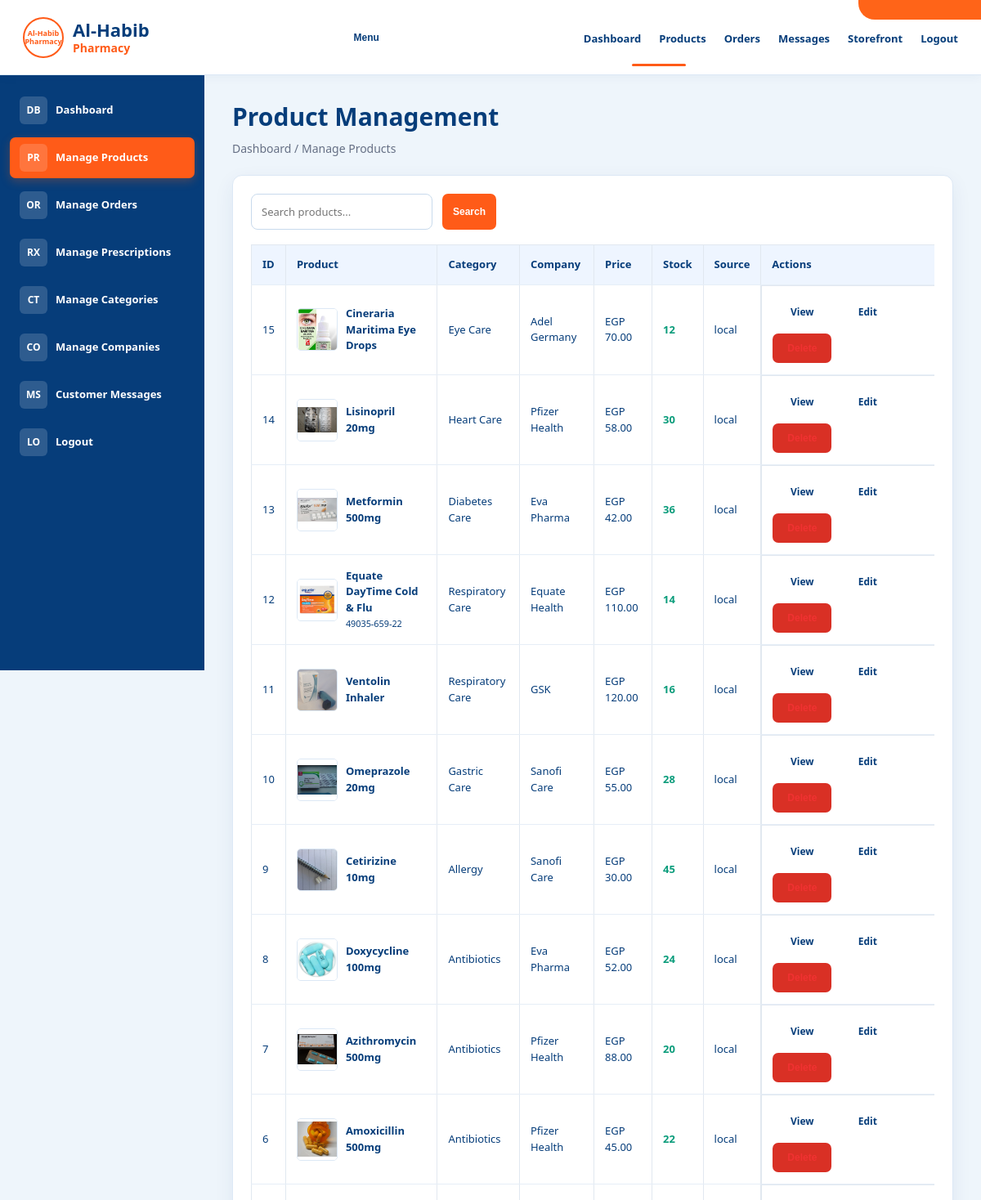
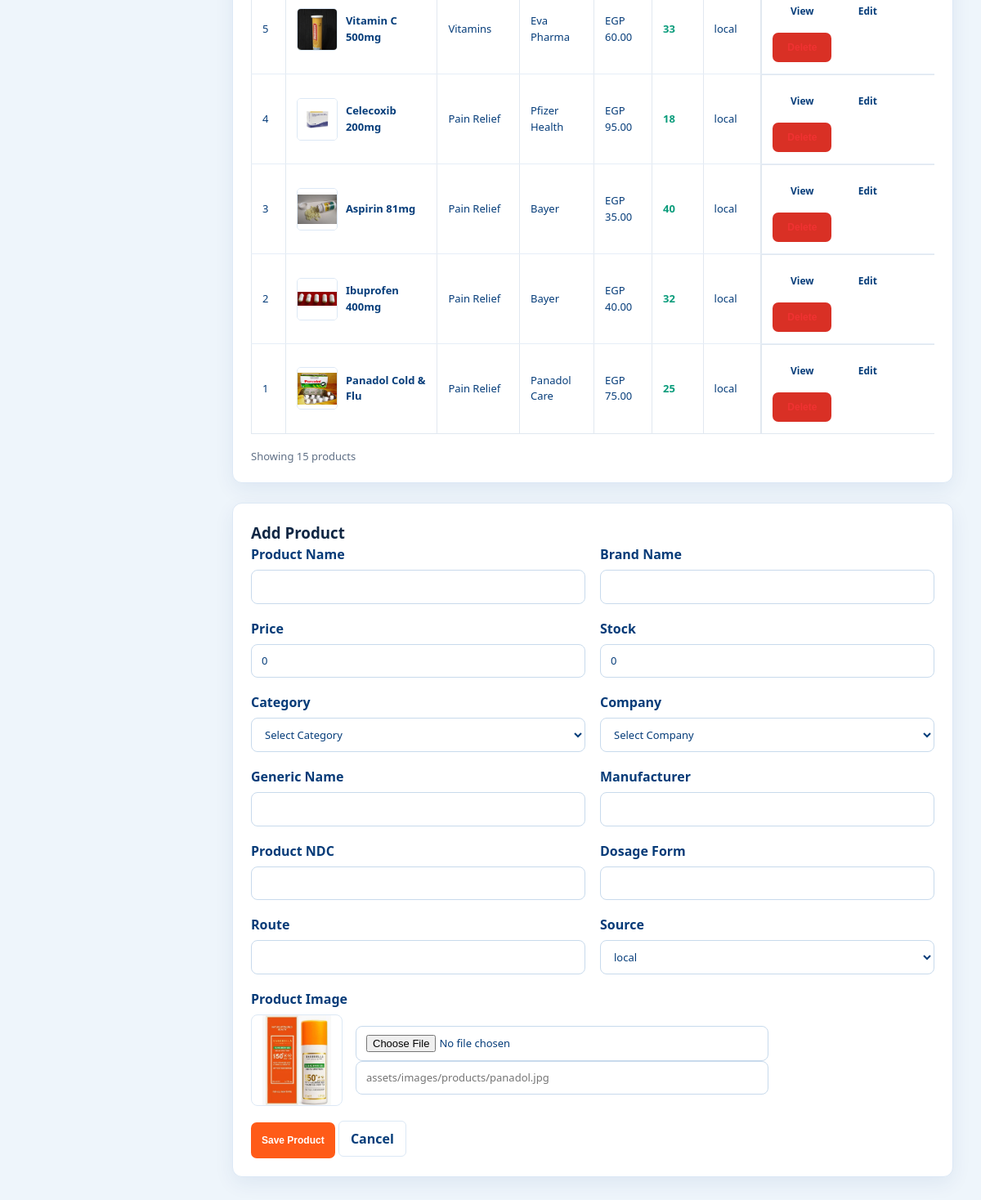
The app's page /views/fe/admin-products.php (signed in) with its own data (2 pictures, top to bottom).
### tables this page shows
CREATE TABLE products (
    product_id INT AUTO_INCREMENT PRIMARY KEY,
    name VARCHAR(100) NOT NULL,
    price DOUBLE NOT NULL,
    stock INT NOT NULL,
    category_id INT,
    company_id INT,
    generic_name VARCHAR(150) NULL,
    brand_name VARCHAR(150) NULL,
    manufacturer_name VARCHAR(150) NULL,
    product_ndc VARCHAR(50) NULL,
    dosage_form VARCHAR(100) NULL,
    route VARCHAR(100) NULL,
    image_url VARCHAR(255) NULL,
    source VARCHAR(50) DEFAULT 'local',
    is_active TINYINT(1) DEFAULT 1,
    FOREIGN KEY (category_id) REFERENCES categories(category_id)
        ON DELETE SET NULL
        ON UPDATE CASCADE,
    FOREIGN KEY (company_id) REFERENCES companies(company_id)
        ON DELETE SET NULL
        ON UPDATE CASCADE
);

CREATE TABLE categories (
    category_id INT AUTO_INCREMENT PRIMARY KEY,
    name VARCHAR(100) NOT NULL
);

CREATE TABLE companies (
    company_id INT AUTO_INCREMENT PRIMARY KEY,
    name VARCHAR(100) NOT NULL
);

### controllers/ProductController.php (called while the page is built, shortened)
<?php
require_once __DIR__ . "/../models/Product.php";
class ProductController
{
    private $productModel;
    public function __construct($db)
    {
        $this->productModel = new Product($db);
    }
    public function index($search = "", $categoryId = null, $companyId = null)
    {
        return $this->productModel->getAllProducts($search, $categoryId, $companyId);
    }
}
?>

### models/Product.php (called while the page is built, shortened)
<?php
class Product
{
    private $db;
    public function __construct($db = null)
    {
        $this->db = $db;
    }
    public function getAllProducts($search = "", $categoryId = null, $companyId = null)
    {
        $sql = "SELECT p.*, c.name AS category_name, co.name AS company_name
                FROM products p
                LEFT JOIN categories c ON p.category_id = c.category_id
                LEFT JOIN companies co ON p.company_id = co.company_id
                WHERE 1=1";
        $params = [];
        $sql .= " ORDER BY p.product_id DESC";
        $stmt = $this->db->prepare($sql);
        $stmt->execute($params);
        return $stmt->fetchAll(PDO::FETCH_ASSOC);
    }
}
?>

### views/fe/admin-products.php (the view, shortened to what this page needs)
<?php
require_once __DIR__ . "/_app.php";
require_once __DIR__ . "/../../controllers/ProductController.php";
$db = app_db();
$productController = new ProductController($db);
$search = trim($_GET["search"] ?? "");
$products = $productController->index($search);
$editProduct = isset($_GET["edit"]) ? $productController->show((int) $_GET["edit"]) : null;
?>
<!DOCTYPE html>
<html lang="en">
<head>
<?php echo shared_css_links("admin"); ?>
  <link rel="stylesheet" href="../../assets/css/pages/admin-products.css?v=900">
</head>
<body>
<div class="page-wrapper">
  <?php echo admin_header("products"); ?>
  <div class="main-layout">
    <?php echo admin_sidebar("products"); ?>
    <main class="content">
      <div class="page-title"><h2>Product Management</h2><p>Dashboard / Manage Products</p></div>
      <section class="products-card">
        <form class="filters-row" method="GET" action="admin-products.php">
          <div class="search-box"><input type="text" name="search" value="<?php echo e($search); ?>" placeholder="Search products..."></div>
          <button class="add-btn" type="submit">Search</button>
        </form>
        <div class="table-wrapper">
          <table>
            <thead><tr><th>ID</th><th>Product</th><th>Category</th><th>Company</th><th>Price</th><th>Stock</th><th>Source</th><th>Actions</th></tr></thead>
            <tbody>
            <?php foreach ($products as $product): ?>
              <tr>
                <td><?php echo (int) $product["product_id"]; ?></td>
                <td>
                  <?php $imageSrc = product_image_src($product["image_url"] ?? "", ($product["product_id"] ?? "") . " " . ($product["name"] ?? "")); ?>
                  <div class="product-cell">
                    <div class="product-img"><img src="<?php echo e($imageSrc); ?>" alt="<?php echo e($product["name"]); ?>"></div>
                    <div><strong><?php echo e($product["name"]); ?></strong><br><small><?php echo e($product["product_ndc"] ?? ""); ?></small></div>
                  </div>
                </td>
                <td><?php echo e($product["category_name"] ?? ""); ?></td>
                <td><?php echo e($product["company_name"] ?? ""); ?></td>
                <td>EGP <?php echo number_format((float) $product["price"], 2); ?></td>
                <td><span class="<?php echo (int) $product["stock"] <= 5 ? "stock-red" : "stock-green"; ?>"><?php echo (int) $product["stock"]; ?></span></td>
                <td><?php echo e($product["source"] ?? "local"); ?></td>
                <td class="actions">
                  <a href="product-details.php?id=<?php echo (int) $product["product_id"]; ?>" title="View">View</a>
                  <a href="admin-products.php?edit=<?php echo (int) $product["product_id"]; ?>#product-form" title="Edit">Edit</a>
                  <form method="POST" action="admin-products.php" onsubmit="return confirm('Delete this product?');">
                    <button class="delete-btn" type="submit">Delete</button>
                  </form>
                </td>
              </tr>
            <?php endforeach; ?>
            </tbody>
          </table>
        </div>
        <div class="pagination-row"><p>Showing <?php echo count($products); ?> products</p></div>
      </section>
      <section class="products-card product-form" id="product-form">
        <h3><?php echo $editProduct ? "Edit Product" : "Add Product"; ?></h3>
        <form method="POST" action="admin-products.php#product-form" class="form-grid" enctype="multipart/form-data">
          <div><label>Product Name</label><input type="text" name="name" value="<?php echo e($editProduct["name"] ?? ""); ?>" required></div>
          <div><label>Brand Name</label><input type="text" name="brand_name" value="<?php echo e($editProduct["brand_name"] ?? ""); ?>"></div>
          <div><label>Price</label><input type="number" step="0.01" min="0" name="price" value="<?php echo e($editProduct["price"] ?? "0"); ?>" required></div>
          <div><label>Stock</label><input type="number" min="0" name="stock" value="<?php echo e($editProduct["stock"] ?? "0"); ?>" required></div>
          <div><label>Category</label><select name="category_id"><option value="">Select Category</option></select></div>
          <div><label>Company</label><select name="company_id"><option value="">Select Company</option></select></div>
          <div><label>Generic Name</label><input type="text" name="generic_name" value="<?php echo e($editProduct["generic_name"] ?? ""); ?>"></div>
          <div><label>Manufacturer</label><input type="text" name="manufacturer_name" value="<?php echo e($editProduct["manufacturer_name"] ?? ""); ?>"></div>
          <div><label>Product NDC</label><input type="text" name="product_ndc" value="<?php echo e($editProduct["product_ndc"] ?? ""); ?>"></div>
          <div><label>Dosage Form</label><input type="text" name="dosage_form" value="<?php echo e($editProduct["dosage_form"] ?? ""); ?>"></div>
          <div><label>Route</label><input type="text" name="route" value="<?php echo e($editProduct["route"] ?? ""); ?>"></div>
          <div><label>Source</label><select name="source"><option value="local" <?php echo ($editProduct["source"] ?? "") !== "openFDA" ? "selected" : ""; ?>>local</option></select></div>
          <div class="wide image-upload-field">
            <label>Product Image</label>
            <?php $previewSrc = product_image_src($editProduct["image_url"] ?? ""); ?>
            <div class="image-upload-row">
              <img id="productImagePreview" src="<?php echo e($previewSrc); ?>" alt="Product image preview">
              <div>
                <input type="file" name="product_image" id="product_image" accept=".jpg,.jpeg,.png,.webp,.avif">
                <input type="text" name="image_url" value="<?php echo e($editProduct["image_url"] ?? ""); ?>" placeholder="assets/images/products/panadol.jpg">
              </div>
            </div>
          </div>
          <div class="wide"><button class="add-btn" type="submit"><?php echo $editProduct ? "Update Product" : "Save Product"; ?></button> <a href="admin-products.php" class="view-link">Cancel</a></div>
        </form>
      </section>
    </main>
  </div>
</div>
</body>
</html>

### assets/css/global.css (style rules this page uses)
:root { --ah-blue: #0b55a4; --ah-blue-dark: #063b78; --ah-orange: #ff6418; --ah-green: #0f8f5f; --ah-red: #d93025; --ah-ink: #1f2937; --ah-muted: #667085; --ah-border: #d9e2ef; --ah-bg: #f5f8fc; --ah-card: #ffffff; --ah-shadow: 0 12px 30px rgba(10, 36, 70, 0.1); }
* { box-sizing: border-box; }
html { scroll-behavior: smooth; }
body { margin: 0; font-family: Arial, Helvetica, sans-serif; color: var(--ah-ink); background: var(--ah-bg); line-height: 1.5; }
a { color: var(--ah-blue); }
img { max-width: 100%; }
.page, .page-wrapper, .container { width: 100%; min-height: 100vh; }
.content, .cart-page, .checkout-page, .orders-layout, .tracking-page, main { width: min(1180px, calc(100% - 32px)); margin-left: auto; margin-right: auto; }
button, .btn, .add-btn, .save-btn, .checkout-btn, .place-order, .login-btn, .register-btn, .cart-btn { min-height: 42px; border: 0; border-radius: 6px; padding: 10px 16px; background: var(--ah-orange); color: #ffffff; font-weight: 700; cursor: pointer; text-decoration: none; display: inline-flex; align-items: center; justify-content: center; gap: 8px; }
.outline-btn, .cancel-btn, .view-link, .clear-filters, .view-details { min-height: 40px; border: 1px solid var(--ah-border); border-radius: 6px; background: #ffffff; color: var(--ah-blue); font-weight: 700; padding: 9px 14px; text-decoration: none; display: inline-flex; align-items: center; justify-content: center; }
.card, .products-card, .cart-table-card, .summary-card, .shipping-card, .order-summary, .payment-card, .orders-card, .side-card, .track-card, .status-card, .recent-card, .upload-card, .auth-card, .panel { background: var(--ah-card); border: 1px solid var(--ah-border); border-radius: 8px; box-shadow: var(--ah-shadow); }
.img-box, .product-img, .related-img, .mini-img, .product-image { background: #f7fafc; border: 1px solid var(--ah-border); border-radius: 8px; overflow: hidden; }
.img-box img, .related-img img, .product-photo, .product-main-img, .mini-img img, .product-img img, .order-items-cell img { width: 100%; height: 100%; object-fit: contain; display: block; background: #ffffff; }
.product-img { width: 76px; height: 76px; flex: 0 0 auto; }
table { width: 100%; border-collapse: collapse; background: #ffffff; }
th, td { padding: 13px 14px; text-align: left; border-bottom: 1px solid var(--ah-border); vertical-align: middle; }
th { color: var(--ah-blue-dark); background: #f0f5fb; font-size: 13px; }
.table-wrapper { width: 100%; overflow-x: auto; }
.delete-btn, .delete, button[name="remove_item"], button[value="delete"] { background: var(--ah-red) !important; }

### assets/css/forms.css (style rules this page uses)
input, select, textarea { width: 100%; min-height: 42px; border: 1px solid var(--ah-border); border-radius: 6px; padding: 10px 12px; font: inherit; color: var(--ah-ink); background: #ffffff; }
label { display: block; margin: 0 0 7px; color: var(--ah-blue-dark); font-weight: 700; }
form { margin: 0; }
.form-row, .two-cols, .form-grid { display: grid; grid-template-columns: repeat(2, minmax(0, 1fr)); gap: 16px; }
.wide { grid-column: 1 / -1; }
.filters, .filters-row, .toolbar form, .orders-tools { display: flex; align-items: center; gap: 12px; flex-wrap: wrap; }
.filters input, .filters select, .filters-row input, .toolbar input, .toolbar select, .orders-tools input, .orders-tools select { width: auto; min-width: 190px; }
.image-upload-row { display: flex; align-items: center; gap: 16px; flex-wrap: wrap; }
.image-upload-row img, #productImagePreview { width: 112px; height: 112px; object-fit: contain; border: 1px solid var(--ah-border); border-radius: 8px; background: #ffffff; }

### assets/css/navbar.css (style rules this page uses)
:root { --ah-blue: #063d7a; --ah-orange: #ff5b18; --ah-bg: #f3f8fd; --ah-soft-blue: #e6f6ff; --ah-border: #dce8f5; --ah-shadow: 0 8px 24px rgba(6, 61, 122, 0.08); }

### records on screen
products: product_id "15", image_url+product_id+name (picture), name "Cineraria Maritima Eye Drops", category.name "Eye Care", company.name "Adel Germany", price "70.00", stock "12", source "local"
products: product_id "14", image_url+product_id+name (picture), name "Lisinopril 20mg", category.name "Heart Care", company.name "Pfizer Health", price "58.00", stock "30", source "local"
products: product_id "13", image_url+product_id+name (picture), name "Metformin 500mg", category.name "Diabetes Care", company.name "Eva Pharma", price "42.00", stock "36", source "local"
products: product_id "12", image_url+product_id+name (picture), name "Equate DayTime Cold & Flu", product_ndc "49035-659-22", category.name "Respiratory Care", company.name "Equate Health", price "110.00", stock "14", source "local"
products: product_id "11", image_url+product_id+name (picture), name "Ventolin Inhaler", category.name "Respiratory Care", company.name "GSK", price "120.00", stock "16", source "local"
products: product_id "10", image_url+product_id+name (picture), name "Omeprazole 20mg", category.name "Gastric Care", company.name "Sanofi Care", price "55.00", stock "28", source "local"
products: product_id "9", image_url+product_id+name (picture), name "Cetirizine 10mg", category.name "Allergy", company.name "Sanofi Care", price "30.00", stock "45", source "local"
products: product_id "8", image_url+product_id+name (picture), name "Doxycycline 100mg", category.name "Antibiotics", company.name "Eva Pharma", price "52.00", stock "24", source "local"
products: product_id "7", image_url+product_id+name (picture), name "Azithromycin 500mg", category.name "Antibiotics", company.name "Pfizer Health", price "88.00", stock "20", source "local"
products: product_id "6", image_url+product_id+name (picture), name "Amoxicillin 500mg", category.name "Antibiotics", company.name "Pfizer Health", price "45.00", stock "22", source "local"
products: product_id "5", image_url+product_id+name (picture), name "Vitamin C 500mg", category.name "Vitamins", company.name "Eva Pharma", price "60.00", stock "33", source "local"
products: product_id "4", image_url+product_id+name (picture), name "Celecoxib 200mg", category.name "Pain Relief", company.name "Pfizer Health", price "95.00", stock "18", source "local"
products: product_id "3", image_url+product_id+name (picture), name "Aspirin 81mg", category.name "Pain Relief", company.name "Bayer", price "35.00", stock "40", source "local"
products: product_id "2", image_url+product_id+name (picture), name "Ibuprofen 400mg", category.name "Pain Relief", company.name "Bayer", price "40.00", stock "32", source "local"
products: product_id "1", image_url+product_id+name (picture), name "Panadol Cold & Flu", category.name "Pain Relief", company.name "Panadol Care", price "75.00", stock "25", source "local"

### other values on screen
$link["label"] "Dashboard"
$link["label"] "Products"
$link["label"] "Orders"
$link["label"] "Messages"
$item["icon"] "DB"
$item["label"] "Dashboard"
$item["icon"] "PR"
$item["label"] "Manage Products"
$item["icon"] "OR"
$item["label"] "Manage Orders"
$item["icon"] "RX"
$item["label"] "Manage Prescriptions"
$item["icon"] "CT"
$item["label"] "Manage Categories"
$item["icon"] "CO"
